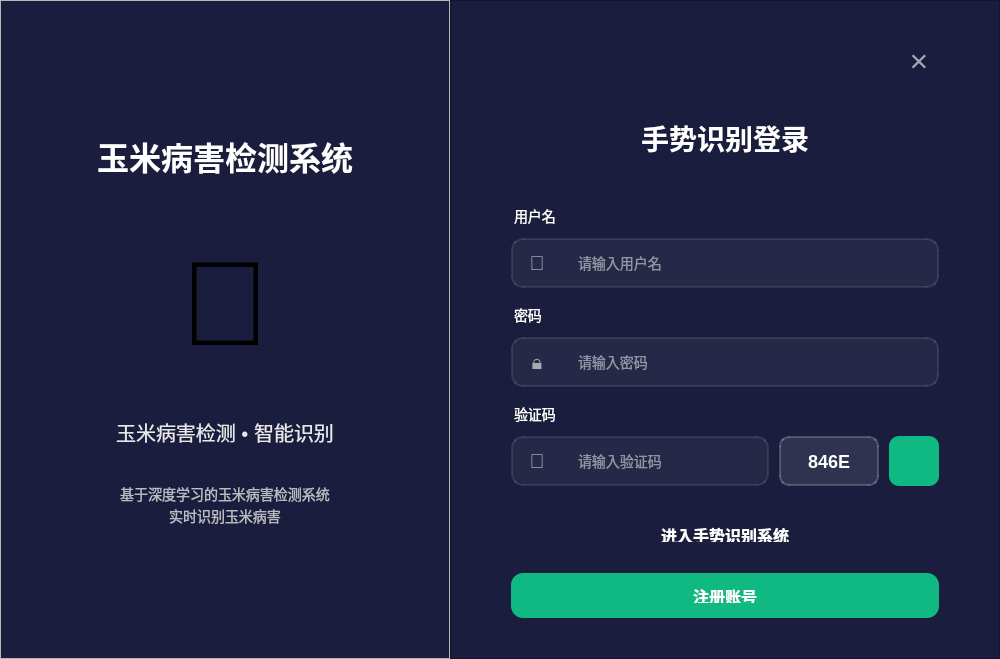
<?xml version="1.0" encoding="UTF-8"?>
<ui version="4.0">
 <class>LoginWindow</class>
 <widget class="QWidget" name="LoginWindow">
  <property name="geometry">
   <rect>
    <x>0</x>
    <y>0</y>
    <width>1000</width>
    <height>650</height>
   </rect>
  </property>
  <property name="windowTitle">
   <string>玉米病害检测系统 - 登录</string>
  </property>
  <property name="styleSheet">
   <string notr="true">QWidget#LoginWindow {
    background-color: #1a1d3d;
}</string>
  </property>
  <layout class="QHBoxLayout" name="horizontalLayout_main">
   <property name="spacing">
    <number>0</number>
   </property>
   <property name="leftMargin">
    <number>0</number>
   </property>
   <property name="topMargin">
    <number>0</number>
   </property>
   <property name="rightMargin">
    <number>0</number>
   </property>
   <property name="bottomMargin">
    <number>0</number>
   </property>
   <item>
    <widget class="QFrame" name="left_panel">
     <property name="minimumSize">
      <size>
       <width>450</width>
       <height>0</height>
      </size>
     </property>
     <property name="maximumSize">
      <size>
       <width>450</width>
       <height>16777215</height>
      </size>
     </property>
     <property name="styleSheet">
      <string notr="true">QFrame#left_panel {
    background: qlineargradient(x1:0, y1:0, x2:0, y2:1,
        stop:0 #4158D0, stop:0.5 #5B6DC9, stop:1 #C850C0);
}</string>
     </property>
     <property name="frameShape">
      <enum>QFrame::StyledPanel</enum>
     </property>
     <layout class="QVBoxLayout" name="verticalLayout_left">
      <item>
       <spacer name="verticalSpacer_top">
        <property name="orientation">
         <enum>Qt::Vertical</enum>
        </property>
        <property name="sizeHint" stdset="0">
         <size>
          <width>20</width>
          <height>40</height>
         </size>
        </property>
       </spacer>
      </item>
      <item>
       <widget class="QLabel" name="title">
        <property name="styleSheet">
         <string notr="true">QLabel {
    color: white;
    font-size: 32px;
    font-weight: bold;
    padding: 20px;
}</string>
        </property>
        <property name="text">
         <string>玉米病害检测系统</string>
        </property>
        <property name="alignment">
         <set>Qt::AlignCenter</set>
        </property>
       </widget>
      </item>
      <item>
       <widget class="QLabel" name="logo_label">
        <property name="styleSheet">
         <string notr="true">QLabel {
    font-size: 120px;
    padding: 30px;
}</string>
        </property>
        <property name="text">
         <string>🌽</string>
        </property>
        <property name="alignment">
         <set>Qt::AlignCenter</set>
        </property>
       </widget>
      </item>
      <item>
       <widget class="QLabel" name="subtitle">
        <property name="styleSheet">
         <string notr="true">QLabel {
    color: rgba(255, 255, 255, 0.9);
    font-size: 20px;
    padding: 10px;
}</string>
        </property>
        <property name="text">
         <string>玉米病害检测 • 智能识别</string>
        </property>
        <property name="alignment">
         <set>Qt::AlignCenter</set>
        </property>
       </widget>
      </item>
      <item>
       <widget class="QLabel" name="description">
        <property name="styleSheet">
         <string notr="true">QLabel {
    color: rgba(255, 255, 255, 0.7);
    font-size: 14px;
    padding: 20px;
}</string>
        </property>
        <property name="text">
         <string>基于深度学习的玉米病害检测系统
实时识别玉米病害</string>
        </property>
        <property name="alignment">
         <set>Qt::AlignCenter</set>
        </property>
       </widget>
      </item>
      <item>
       <spacer name="verticalSpacer_bottom">
        <property name="orientation">
         <enum>Qt::Vertical</enum>
        </property>
        <property name="sizeHint" stdset="0">
         <size>
          <width>20</width>
          <height>40</height>
         </size>
        </property>
       </spacer>
      </item>
     </layout>
    </widget>
   </item>
   <item>
    <widget class="QFrame" name="right_panel">
     <property name="styleSheet">
      <string notr="true">QFrame#right_panel {
    background-color: #1a1d3d;
}</string>
     </property>
     <property name="frameShape">
      <enum>QFrame::StyledPanel</enum>
     </property>
     <layout class="QVBoxLayout" name="verticalLayout_right">
      <property name="leftMargin">
       <number>60</number>
      </property>
      <property name="topMargin">
       <number>40</number>
      </property>
      <property name="rightMargin">
       <number>60</number>
      </property>
      <property name="bottomMargin">
       <number>40</number>
      </property>
      <item>
       <layout class="QHBoxLayout" name="horizontalLayout_close">
        <item>
         <spacer name="horizontalSpacer">
          <property name="orientation">
           <enum>Qt::Horizontal</enum>
          </property>
          <property name="sizeHint" stdset="0">
           <size>
            <width>40</width>
            <height>20</height>
           </size>
          </property>
         </spacer>
        </item>
        <item>
         <widget class="QPushButton" name="btn_close">
          <property name="minimumSize">
           <size>
            <width>40</width>
            <height>40</height>
           </size>
          </property>
          <property name="maximumSize">
           <size>
            <width>40</width>
            <height>40</height>
           </size>
          </property>
          <property name="styleSheet">
           <string notr="true">QPushButton {
    background-color: transparent;
    color: rgba(255, 255, 255, 0.6);
    font-size: 32px;
    border: none;
    border-radius: 20px;
}
QPushButton:hover {
    background-color: rgba(255, 255, 255, 0.1);
    color: white;
}</string>
          </property>
          <property name="text">
           <string>×</string>
          </property>
         </widget>
        </item>
       </layout>
      </item>
      <item>
       <widget class="QLabel" name="login_title">
        <property name="styleSheet">
         <string notr="true">QLabel {
    color: white;
    font-size: 28px;
    font-weight: bold;
    padding: 30px 0;
}</string>
        </property>
        <property name="text">
         <string>手势识别登录</string>
        </property>
        <property name="alignment">
         <set>Qt::AlignCenter</set>
        </property>
       </widget>
      </item>
      <item>
       <widget class="QLabel" name="label_username">
        <property name="styleSheet">
         <string notr="true">color: white; font-size: 14px; padding: 10px 0 5px 0;</string>
        </property>
        <property name="text">
         <string>用户名</string>
        </property>
       </widget>
      </item>
      <item>
       <layout class="QHBoxLayout" name="horizontalLayout_username">
        <property name="spacing">
         <number>0</number>
        </property>
        <item>
         <widget class="QLabel" name="icon_username">
          <property name="minimumSize">
           <size>
            <width>50</width>
            <height>50</height>
           </size>
          </property>
          <property name="maximumSize">
           <size>
            <width>50</width>
            <height>50</height>
           </size>
          </property>
          <property name="styleSheet">
           <string notr="true">QLabel {
    background-color: rgba(255, 255, 255, 0.05);
    border: 2px solid rgba(255, 255, 255, 0.1);
    border-right: none;
    border-top-left-radius: 12px;
    border-bottom-left-radius: 12px;
    color: rgba(255, 255, 255, 0.6);
    font-size: 20px;
    padding: 0px;
}</string>
          </property>
          <property name="text">
           <string>👤</string>
          </property>
          <property name="alignment">
           <set>Qt::AlignCenter</set>
          </property>
         </widget>
        </item>
        <item>
         <widget class="QLineEdit" name="username_input">
          <property name="minimumSize">
           <size>
            <width>0</width>
            <height>50</height>
           </size>
          </property>
          <property name="styleSheet">
           <string notr="true">QLineEdit {
    background-color: rgba(255, 255, 255, 0.05);
    border: 2px solid rgba(255, 255, 255, 0.1);
    border-left: none;
    border-top-right-radius: 12px;
    border-bottom-right-radius: 12px;
    border-top-left-radius: 0px;
    border-bottom-left-radius: 0px;
    color: white;
    font-size: 14px;
    padding: 12px 15px;
}</string>
          </property>
          <property name="placeholderText">
           <string>请输入用户名</string>
          </property>
         </widget>
        </item>
       </layout>
      </item>
      <item>
       <widget class="QLabel" name="label_password">
        <property name="styleSheet">
         <string notr="true">color: white; font-size: 14px; padding: 10px 0 5px 0;</string>
        </property>
        <property name="text">
         <string>密码</string>
        </property>
       </widget>
      </item>
      <item>
       <layout class="QHBoxLayout" name="horizontalLayout_password">
        <property name="spacing">
         <number>0</number>
        </property>
        <item>
         <widget class="QLabel" name="icon_password">
          <property name="minimumSize">
           <size>
            <width>50</width>
            <height>50</height>
           </size>
          </property>
          <property name="maximumSize">
           <size>
            <width>50</width>
            <height>50</height>
           </size>
          </property>
          <property name="styleSheet">
           <string notr="true">QLabel {
    background-color: rgba(255, 255, 255, 0.05);
    border: 2px solid rgba(255, 255, 255, 0.1);
    border-right: none;
    border-top-left-radius: 12px;
    border-bottom-left-radius: 12px;
    color: rgba(255, 255, 255, 0.6);
    font-size: 20px;
    padding: 0px;
}</string>
          </property>
          <property name="text">
           <string>🔒</string>
          </property>
          <property name="alignment">
           <set>Qt::AlignCenter</set>
          </property>
         </widget>
        </item>
        <item>
         <widget class="QLineEdit" name="password_input">
          <property name="minimumSize">
           <size>
            <width>0</width>
            <height>50</height>
           </size>
          </property>
          <property name="styleSheet">
           <string notr="true">QLineEdit {
    background-color: rgba(255, 255, 255, 0.05);
    border: 2px solid rgba(255, 255, 255, 0.1);
    border-left: none;
    border-top-right-radius: 12px;
    border-bottom-right-radius: 12px;
    border-top-left-radius: 0px;
    border-bottom-left-radius: 0px;
    color: white;
    font-size: 14px;
    padding: 12px 15px;
}</string>
          </property>
          <property name="echoMode">
           <enum>QLineEdit::Password</enum>
          </property>
          <property name="placeholderText">
           <string>请输入密码</string>
          </property>
         </widget>
        </item>
       </layout>
      </item>
      <item>
       <widget class="QLabel" name="label_captcha">
        <property name="styleSheet">
         <string notr="true">color: white; font-size: 14px; padding: 10px 0 5px 0;</string>
        </property>
        <property name="text">
         <string>验证码</string>
        </property>
       </widget>
      </item>
      <item>
       <layout class="QHBoxLayout" name="horizontalLayout_captcha">
        <property name="spacing">
         <number>10</number>
        </property>
        <item>
         <layout class="QHBoxLayout" name="horizontalLayout_captcha_input">
          <property name="spacing">
           <number>0</number>
          </property>
          <item>
           <widget class="QLabel" name="icon_captcha">
            <property name="minimumSize">
             <size>
              <width>50</width>
              <height>50</height>
             </size>
            </property>
            <property name="maximumSize">
             <size>
              <width>50</width>
              <height>50</height>
             </size>
            </property>
            <property name="styleSheet">
             <string notr="true">QLabel {
    background-color: rgba(255, 255, 255, 0.05);
    border: 2px solid rgba(255, 255, 255, 0.1);
    border-right: none;
    border-top-left-radius: 12px;
    border-bottom-left-radius: 12px;
    color: rgba(255, 255, 255, 0.6);
    font-size: 20px;
    padding: 0px;
}</string>
            </property>
            <property name="text">
             <string>📧</string>
            </property>
            <property name="alignment">
             <set>Qt::AlignCenter</set>
            </property>
           </widget>
          </item>
          <item>
           <widget class="QLineEdit" name="captcha_input">
            <property name="minimumSize">
             <size>
              <width>0</width>
              <height>50</height>
             </size>
            </property>
            <property name="styleSheet">
             <string notr="true">QLineEdit {
    background-color: rgba(255, 255, 255, 0.05);
    border: 2px solid rgba(255, 255, 255, 0.1);
    border-left: none;
    border-top-right-radius: 12px;
    border-bottom-right-radius: 12px;
    border-top-left-radius: 0px;
    border-bottom-left-radius: 0px;
    color: white;
    font-size: 14px;
    padding: 12px 15px;
}</string>
            </property>
            <property name="placeholderText">
             <string>请输入验证码</string>
            </property>
           </widget>
          </item>
         </layout>
        </item>
        <item>
         <widget class="QLabel" name="captcha_display">
          <property name="minimumSize">
           <size>
            <width>100</width>
            <height>50</height>
           </size>
          </property>
          <property name="maximumSize">
           <size>
            <width>100</width>
            <height>50</height>
           </size>
          </property>
          <property name="styleSheet">
           <string notr="true">QLabel {
    background-color: rgba(255, 255, 255, 0.1);
    color: white;
    font-size: 18px;
    font-weight: bold;
    border: 2px solid rgba(255, 255, 255, 0.2);
    border-radius: 10px;
}</string>
          </property>
          <property name="text">
           <string>846E</string>
          </property>
          <property name="alignment">
           <set>Qt::AlignCenter</set>
          </property>
         </widget>
        </item>
        <item>
         <widget class="QPushButton" name="refresh_btn">
          <property name="minimumSize">
           <size>
            <width>50</width>
            <height>50</height>
           </size>
          </property>
          <property name="maximumSize">
           <size>
            <width>50</width>
            <height>50</height>
           </size>
          </property>
          <property name="styleSheet">
           <string notr="true">QPushButton {
    background-color: #10b981;
    color: white;
    font-size: 20px;
    border: none;
    border-radius: 10px;
}
QPushButton:hover {
    background-color: #059669;
}
QPushButton:pressed {
    background-color: #047857;
}</string>
          </property>
          <property name="text">
           <string/>
          </property>
          <property name="icon">
           <iconset>
            <normaloff>icon/refrash.png</normaloff>icon/refrash.png</iconset>
          </property>
         </widget>
        </item>
       </layout>
      </item>
      <item>
       <widget class="QPushButton" name="login_btn">
        <property name="minimumSize">
         <size>
          <width>0</width>
          <height>65</height>
         </size>
        </property>
        <property name="styleSheet">
         <string notr="true">QPushButton {
    background: qlineargradient(x1:0, y1:0, x2:1, y2:0,
        stop:0 #667eea, stop:1 #764ba2);
    color: white;
    font-size: 16px;
    font-weight: bold;
    border: none;
    border-radius: 12px;
    padding: 15px;
    margin-top: 20px;
}
QPushButton:hover {
    background: qlineargradient(x1:0, y1:0, x2:1, y2:0,
        stop:0 #5568d3, stop:1 #6a3f8f);
}
QPushButton:pressed {
    background: qlineargradient(x1:0, y1:0, x2:1, y2:0,
        stop:0 #4a5ac1, stop:1 #5e3680);
}</string>
        </property>
        <property name="text">
         <string>进入手势识别系统</string>
        </property>
       </widget>
      </item>
      <item>
       <widget class="QPushButton" name="register_btn">
        <property name="minimumSize">
         <size>
          <width>0</width>
          <height>55</height>
         </size>
        </property>
        <property name="styleSheet">
         <string notr="true">QPushButton {
    background-color: #10b981;
    color: white;
    font-size: 16px;
    font-weight: bold;
    border: none;
    border-radius: 12px;
    padding: 15px;
    margin-top: 10px;
}
QPushButton:hover {
    background-color: #059669;
}
QPushButton:pressed {
    background-color: #047857;
}</string>
        </property>
        <property name="text">
         <string>注册账号</string>
        </property>
       </widget>
      </item>
      <item>
       <spacer name="verticalSpacer_form">
        <property name="orientation">
         <enum>Qt::Vertical</enum>
        </property>
        <property name="sizeHint" stdset="0">
         <size>
          <width>20</width>
          <height>40</height>
         </size>
        </property>
       </spacer>
      </item>
     </layout>
    </widget>
   </item>
  </layout>
 </widget>
 <resources/>
 <connections>
  <connection>
   <sender>btn_close</sender>
   <signal>clicked()</signal>
   <receiver>LoginWindow</receiver>
   <slot>close()</slot>
   <hints>
    <hint type="sourcelabel">
     <x>937</x>
     <y>81</y>
    </hint>
    <hint type="destinationlabel">
     <x>499</x>
     <y>324</y>
    </hint>
   </hints>
  </connection>
  <connection>
   <sender>register_btn</sender>
   <signal>clicked()</signal>
   <receiver>LoginWindow</receiver>
   <slot>show_register_dialog()</slot>
   <hints>
    <hint type="sourcelabel">
     <x>842</x>
     <y>562</y>
    </hint>
    <hint type="destinationlabel">
     <x>864</x>
     <y>658</y>
    </hint>
   </hints>
  </connection>
  <connection>
   <sender>login_btn</sender>
   <signal>clicked()</signal>
   <receiver>LoginWindow</receiver>
   <slot>login()</slot>
   <hints>
    <hint type="sourcelabel">
     <x>861</x>
     <y>498</y>
    </hint>
    <hint type="destinationlabel">
     <x>1015</x>
     <y>493</y>
    </hint>
   </hints>
  </connection>
  <connection>
   <sender>refresh_btn</sender>
   <signal>clicked()</signal>
   <receiver>LoginWindow</receiver>
   <slot>refresh_captcha()</slot>
   <hints>
    <hint type="sourcelabel">
     <x>924</x>
     <y>421</y>
    </hint>
    <hint type="destinationlabel">
     <x>1015</x>
     <y>424</y>
    </hint>
   </hints>
  </connection>
 </connections>
 <slots>
  <slot>show_register_dialog()</slot>
  <slot>login()</slot>
  <slot>refresh_captcha()</slot>
 </slots>
</ui>
